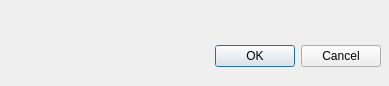
<?xml version="1.0" encoding="UTF-8"?>
<ui version="4.0">
 <class>Dialog</class>
 <widget class="QDialog" name="Dialog">
  <property name="geometry">
   <rect>
    <x>0</x>
    <y>0</y>
    <width>389</width>
    <height>86</height>
   </rect>
  </property>
  <property name="windowTitle">
   <string>Dialog</string>
  </property>
  <widget class="QDialogButtonBox" name="buttonBox">
   <property name="geometry">
    <rect>
     <x>40</x>
     <y>40</y>
     <width>341</width>
     <height>32</height>
    </rect>
   </property>
   <property name="orientation">
    <enum>Qt::Horizontal</enum>
   </property>
   <property name="standardButtons">
    <set>QDialogButtonBox::Cancel|QDialogButtonBox::Ok</set>
   </property>
  </widget>
 </widget>
 <resources/>
 <connections>
  <connection>
   <sender>buttonBox</sender>
   <signal>accepted()</signal>
   <receiver>Dialog</receiver>
   <slot>accept()</slot>
   <hints>
    <hint type="sourcelabel">
     <x>248</x>
     <y>254</y>
    </hint>
    <hint type="destinationlabel">
     <x>157</x>
     <y>274</y>
    </hint>
   </hints>
  </connection>
  <connection>
   <sender>buttonBox</sender>
   <signal>rejected()</signal>
   <receiver>Dialog</receiver>
   <slot>reject()</slot>
   <hints>
    <hint type="sourcelabel">
     <x>316</x>
     <y>260</y>
    </hint>
    <hint type="destinationlabel">
     <x>286</x>
     <y>274</y>
    </hint>
   </hints>
  </connection>
 </connections>
</ui>
